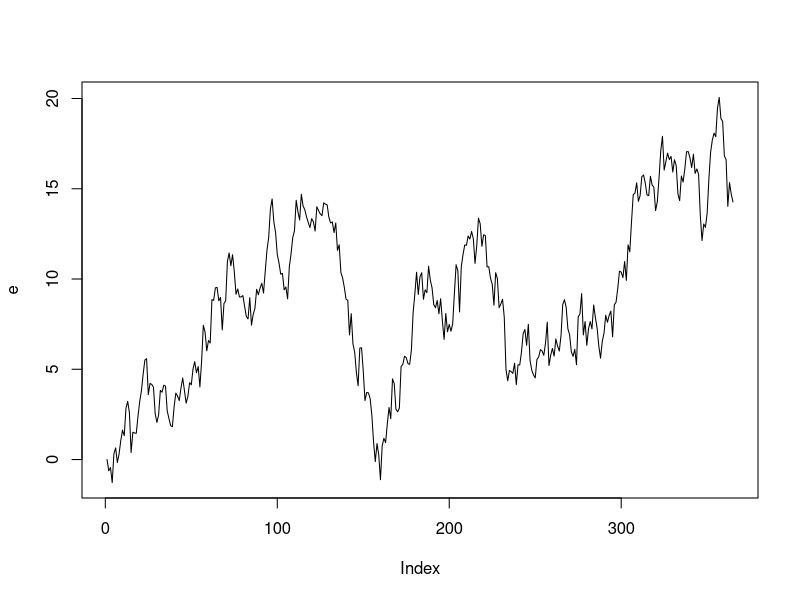
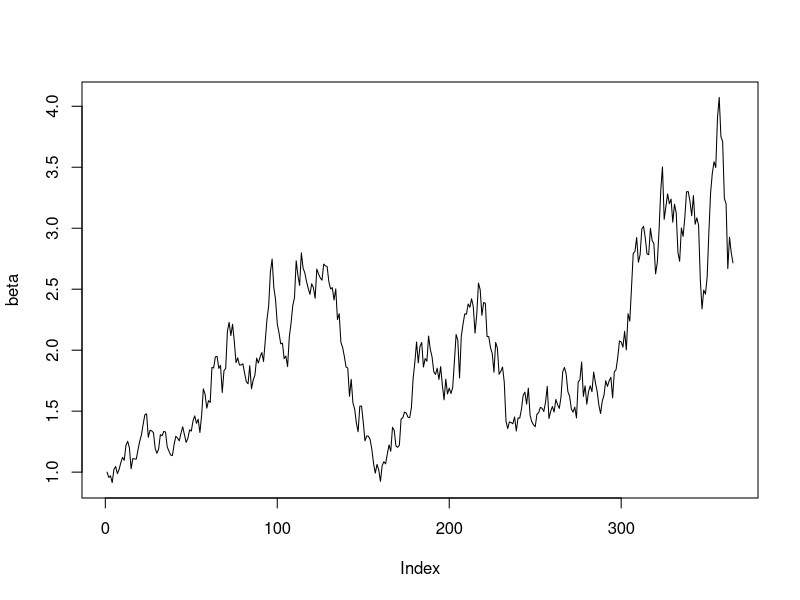
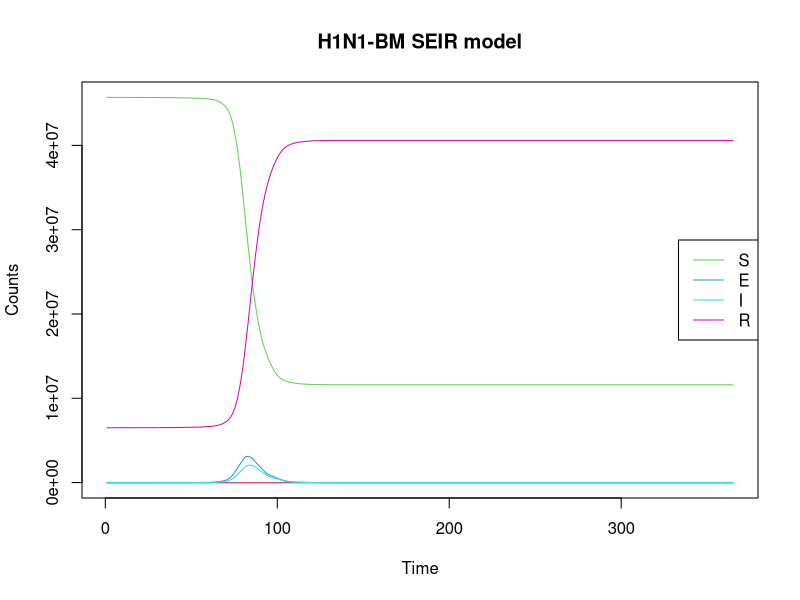
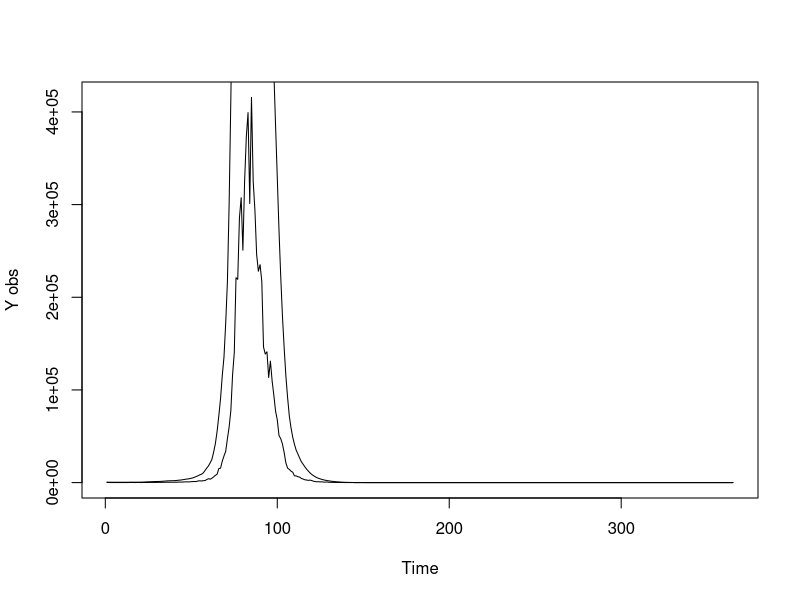

Write the R code that produced these figures, in order.
rm(list=ls())
require(deSolve)
set.seed(00001) #00033 #00036 #00043 #00048 previous:00033 #remove N= 00093

# rn<-rnorm(n=1000,m=0,sd=1)
# plot(rn, type=”l”)
# hist(rn,breaks=25)
# dp<-cumsum(rn)
# plot(dp,type=”l”)

times <- 1:365
N=52196381
sigma <- 0.07
## first, simulate a set of random deviates
e <- rnorm(n = length(times)-1 , sd = 1)
## now compute their cumulative sum
e <- c(0, cumsum(e))
plot(e,type='l')

write.csv(e,"simulateh1n1x2.csv")
beta<- exp(sigma*e)
plot(beta,type='l')
write.csv(beta,"simulateh1n1beta2.csv")

H1N1 <- function(time, current_state, params){
  
  with(as.list(c(current_state, params)),{
    
    # N <- S+E+I+R
    dt <- 1
    dS <- -beta[t]*S*I/N
    dE <- beta[t]*S*I/N - E/k
    dI <- E/k - I/gamma
    dR <- I/gamma
    
    return(list(c(dt, dS, dE, dI, dR)))
  })
}


params <- c(k=1.59, gamma=1.08)

library('truncnorm')
R0 <- rtruncnorm(1, a=0, b=1, mean = 0.15, sd = 0.15)
E0 <-runif(1,-16, -9)
I0 <-runif(1,-16, -9)
#x <-runif(1, -5,2)
S <- N
R <- R0*S
S <- S - R

E <- exp(E0 + log(S))
S <- S - E
I <- exp(I0 + log(S))
S <- S - I


initial_state<- c(t=1, S=S, E=E, I=I, R=R)
#initial_state <- c(t=1,S=52196380, E=1, I=0, R=0)
model1 <- ode(initial_state, times, H1N1, params)

summary(model1)

matplot(model1, type="l", lty=1, main="H1N1-BM SEIR model", xlab="Time",ylab = "Counts")
legend <- colnames(model1)[3:6]
legend("right", legend=legend, col=3:6, lty = 1)

Z1 <-model1[,4]/1.59

tau1 <- 0.1#runif(1,0,1)
Y1 <-vector(length = 365)
for (i in 1:365){
  #Y1[i]<- rlnorm(1,log(Z1[i,]/5),tau1)
  Y1[i]<- rlnorm(1,log(Z1[i]/5),tau1)
}
plot(Y1,type='l',ylab="Y obs", xlab = "Time")
lines(Z1)
write.csv(Y1,"simh1n1Y2.csv")
write.csv(model1,"simulateh1n1states2.csv")
